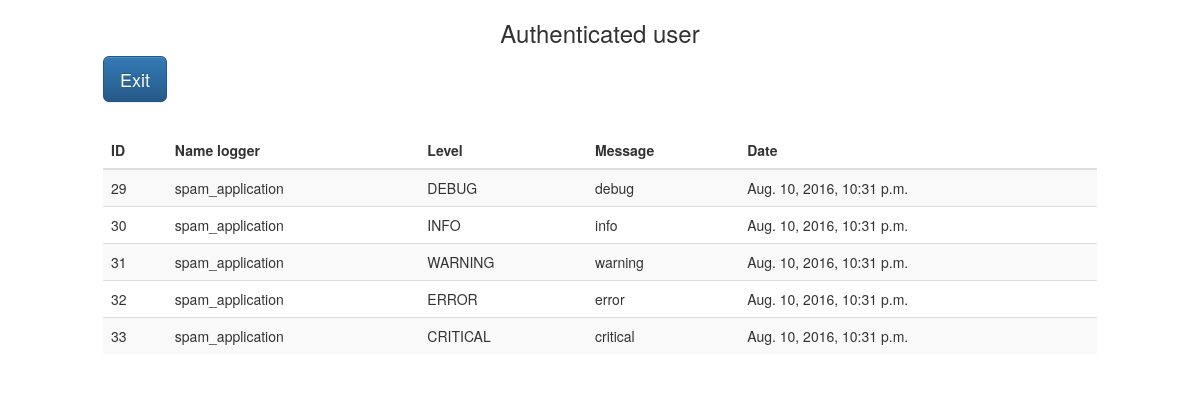
The app's page / (signed in), older data.
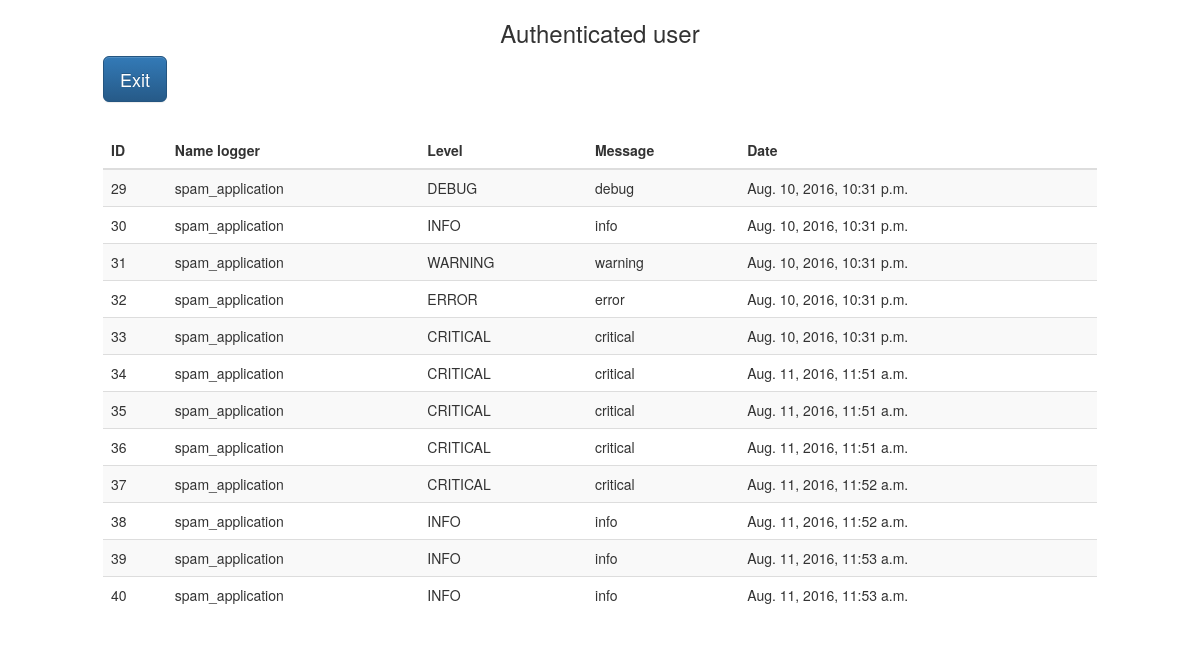
The same page, newer data.
### log_app/models.py (models this page shows)
class Log(models.Model):
    date_time = models.DateTimeField(auto_now_add=True)
    level = models.CharField(max_length=100)
    message = models.TextField()
    name_logger = models.CharField(max_length=100)
    sender = models.ForeignKey(
        settings.AUTH_USER_MODEL,
        on_delete=models.CASCADE
    )

### log_app/views.py (the view, shortened to what this page needs)
# urls.py: url(r'^$', index_view, name='home'),
@csrf_exempt
def index_view(request):
    context = {}
    if request.user.is_authenticated():
        context['user_message'] = 'Authenticated user'
        loggers = Log.objects.filter(sender_id=request.user.id).all()
        context['loggers'] = loggers
    else:
        context['user_message'] = 'Non Authenticated user'
    return render(request, 'index.html', context)

### templates/index.html
{% extends 'base.html' %}
{% block content %}
    <h3>{{ user_message }}</h3>
    {% if user.is_authenticated %}
        <a href="/logout/" class="btn btn-primary btn-lg">Exit</a>
        {% if loggers %}
        <table class="table table-striped">
            <thead>
                <tr>
                    <th>ID</th>
                    <th>Name logger</th>
                    <th>Level</th>
                    <th>Message</th>
                    <th>Date</th>
                </tr>
            </thead>
            <tbody>
            {% for logger in loggers %}
                <tr>
                    <td>{{ logger.id }}</td>
                    <td>{{ logger.name_logger }}</td>
                    <td>{{ logger.level }}</td>
                    <td>{{ logger.message }}</td>
                    <td>{{ logger.date_time }}</td>
                </tr>
            {% endfor %}
            </tbody>
        </table>
        {% endif %}
    {% else %}
        <a href="/login/" class="btn btn-primary btn-lg">Log in</a>
        <a href="/registration/" class="btn btn-primary btn-lg">Sign in</a>
    {% endif %}
{% endblock content %}

### templates/base.html (shortened to what this page needs)
<!DOCTYPE html>
{% load staticfiles %}
<html lang="en">
<head>
    <link href="{% static 'log_app/bootstrap-3.3.2/css/bootstrap.min.css' %}" rel="stylesheet">
    <link href="{% static 'log_app/bootstrap-3.3.2/css/bootstrap-theme.min.css' %}" rel="stylesheet">
    <link href="{% static 'log_app/css/style.css' %}" rel="stylesheet" type="text/css">
</head>
<body>
    <div class="container">
        {% block content %}
        {% endblock %}
    </div>
</body>
</html>

### static/log_app/css/style.css (style rules this page uses)
.container { width: 1024px; margin: 0 auto; }
h3 { text-align: center; }
table { margin-top: 30px; }

Row changes from the older to the newer data that the page shows:
added Log: id "34", name_logger "spam_application", level "CRITICAL", message "critical", date_time "Aug. 11, 2016, 11:51 a.m."
added Log: id "35", name_logger "spam_application", level "CRITICAL", message "critical", date_time "Aug. 11, 2016, 11:51 a.m."
added Log: id "36", name_logger "spam_application", level "CRITICAL", message "critical", date_time "Aug. 11, 2016, 11:51 a.m."
added Log: id "37", name_logger "spam_application", level "CRITICAL", message "critical", date_time "Aug. 11, 2016, 11:52 a.m."
added Log: id "38", name_logger "spam_application", level "INFO", message "info", date_time "Aug. 11, 2016, 11:52 a.m."
added Log: id "39", name_logger "spam_application", level "INFO", message "info", date_time "Aug. 11, 2016, 11:53 a.m."
added Log: id "40", name_logger "spam_application", level "INFO", message "info", date_time "Aug. 11, 2016, 11:53 a.m."
